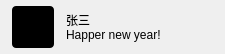
<?xml version="1.0" encoding="UTF-8"?>
<ui version="4.0">
 <class>LitterIem</class>
 <widget class="QWidget" name="LitterIem">
  <property name="geometry">
   <rect>
    <x>0</x>
    <y>0</y>
    <width>225</width>
    <height>54</height>
   </rect>
  </property>
  <property name="minimumSize">
   <size>
    <width>0</width>
    <height>54</height>
   </size>
  </property>
  <property name="maximumSize">
   <size>
    <width>16777215</width>
    <height>54</height>
   </size>
  </property>
  <property name="windowTitle">
   <string>Form</string>
  </property>
  <property name="styleSheet">
   <string notr="true">#litter_main:hover{
	background-color: rgb(252, 235, 172);
}

#label_pic{
	border-radius:4px;
	background-color: rgb(0,0,0);
	 
}

#label_name{
	font-size:10pt;	
}

#label_signal{
	color:rgb(170, 170, 170)
}

</string>
  </property>
  <layout class="QHBoxLayout" name="horizontalLayout_2">
   <property name="spacing">
    <number>0</number>
   </property>
   <property name="leftMargin">
    <number>0</number>
   </property>
   <property name="topMargin">
    <number>0</number>
   </property>
   <property name="rightMargin">
    <number>0</number>
   </property>
   <property name="bottomMargin">
    <number>0</number>
   </property>
   <item>
    <widget class="QWidget" name="litter_main" native="true">
     <layout class="QHBoxLayout" name="horizontalLayout">
      <property name="spacing">
       <number>6</number>
      </property>
      <property name="leftMargin">
       <number>12</number>
      </property>
      <property name="topMargin">
       <number>6</number>
      </property>
      <property name="bottomMargin">
       <number>6</number>
      </property>
      <item>
       <widget class="QLabel" name="label_pic">
        <property name="minimumSize">
         <size>
          <width>42</width>
          <height>42</height>
         </size>
        </property>
        <property name="maximumSize">
         <size>
          <width>42</width>
          <height>42</height>
         </size>
        </property>
        <property name="text">
         <string/>
        </property>
        <property name="pixmap">
         <pixmap resource="../rs/rs.qrc">:/sys/img/sf.jpg</pixmap>
        </property>
        <property name="scaledContents">
         <bool>true</bool>
        </property>
       </widget>
      </item>
      <item>
       <widget class="QWidget" name="widget" native="true">
        <layout class="QVBoxLayout" name="verticalLayout">
         <property name="spacing">
          <number>0</number>
         </property>
         <property name="leftMargin">
          <number>6</number>
         </property>
         <property name="topMargin">
          <number>6</number>
         </property>
         <property name="rightMargin">
          <number>0</number>
         </property>
         <property name="bottomMargin">
          <number>6</number>
         </property>
         <item>
          <widget class="QLabel" name="lbName">
           <property name="text">
            <string>张三</string>
           </property>
          </widget>
         </item>
         <item>
          <widget class="QLabel" name="lbSignal">
           <property name="text">
            <string>Happer new year!</string>
           </property>
          </widget>
         </item>
        </layout>
       </widget>
      </item>
     </layout>
    </widget>
   </item>
  </layout>
 </widget>
 <resources>
  <include location="../rs/rs.qrc"/>
 </resources>
 <connections/>
</ui>
